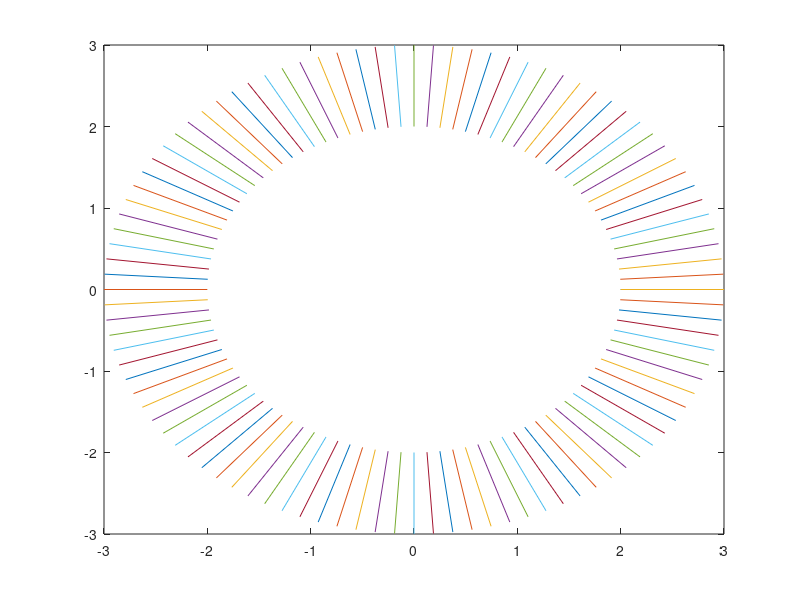

Write MATLAB code to recreate this figure.
clear,clc

R = 3; %outer radius
r = 2; %inner radius
steps = 100;

theta = 0:2*pi/steps:2*pi;
r_outer = ones(size(theta))*R;
r_inner = ones(size(theta))*r;
rr = [r_outer;r_inner];
theta = [theta;theta];
xx = rr.*cos(theta);
yy = rr.*sin(theta);
plot(xx,yy)